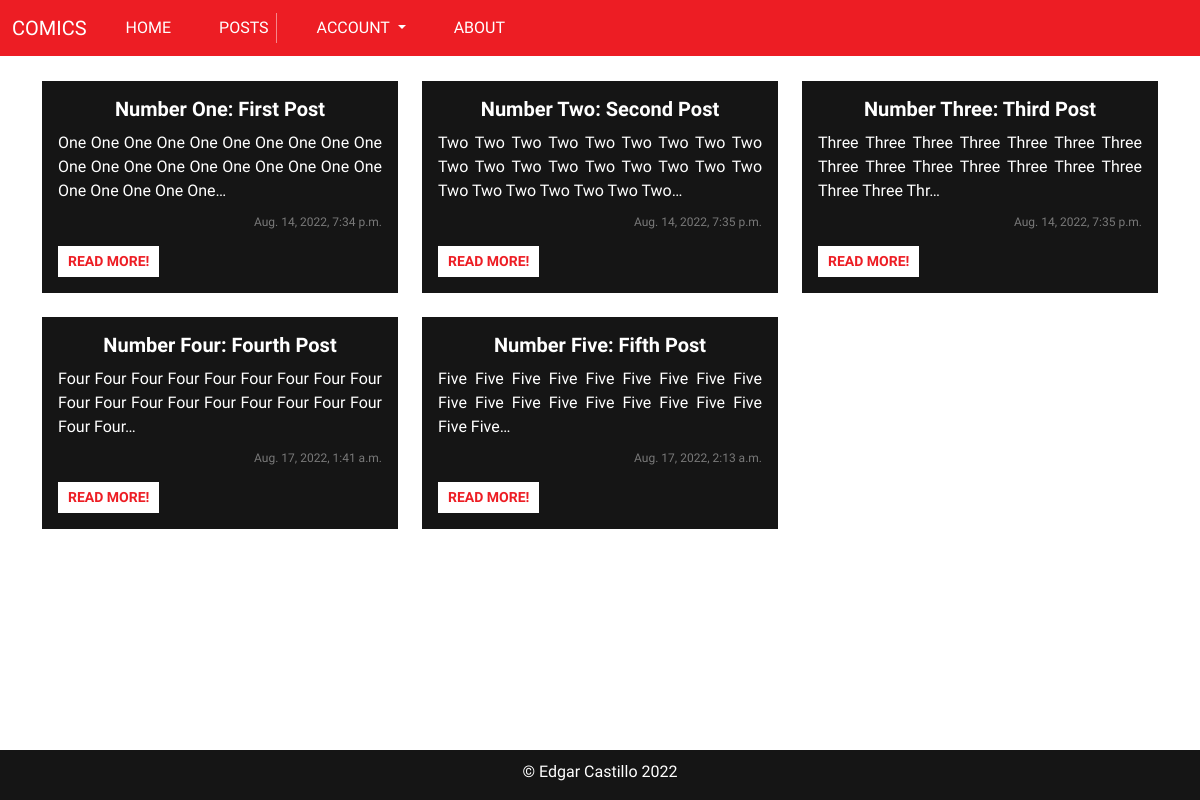
/posts/, run on the app's committed database.
### posts/models.py (models this page shows, shortened)
class Post(models.Model):
    title = models.CharField(max_length=256)
    subtitle = models.CharField(max_length=256)
    body = models.TextField()
    created_on = models.DateTimeField(auto_now_add=True)
    author = models.ForeignKey(
        get_user_model(),
        on_delete=models.CASCADE
    )

### posts/views.py (the view)
# urls.py: path('', views.PostListView.as_view(), name="post_list"),
class PostListView(ListView):
    template_name = "posts/list.html"
    model = Post

### templates/posts/list.html (shortened to what this page needs)
{% extends 'base.html' %}
{% block content %}
    <div class="container post-list">
        <div class="row row-cols-1 row-cols-md-3 g-4">
            {% for post in post_list %}
                <div class="col">
                <div class="card">
                    <div class="card-body">
                        <h5 class="card-title post-title">{{ post.title }}: {{ post.subtitle }}</h5>
                        <p class="card-text post-content">{{ post.body|truncatechars:100 }}</p>
                        <p class="card-text post-date text-end">{{ post.created_on }}</p>
                        <a href="{% url 'post_detail' post.id %}" class="card-text">Read more!</a>
                    </div>
                </div>
                </div>
            {% endfor %}
        </div>
    </div>
{% endblock content %}

### static/css/base.css (style rules this page uses)
body { font-family: "Roboto Condensed", sans-serif; margin: 0; padding: 0; display: flex; flex-direction: column; min-height: 100vh; }
p { margin: 0; padding: 0; }
:root { --red: #ed1d24; --black: #151515; }
.container { margin-top: 25px; margin-bottom: 25px; }
.card { border-radius: 0; border: none; background-color: var(--black); color: white; }
.post-list .post-title { font-weight: bold; text-align: center; }
.post-list .post-content { margin-top: 10px; text-align: justify; }
.post-list .post-date { margin-top: 10px; font-size: 12px; color: #797979; margin-bottom: 15px; }
.post-list a { display: inline-block; font-size: 14px; text-transform: uppercase; text-decoration: none; color: var(--red); background-color: white; padding: 5px 10px; font-weight: bold; }

### data on the page
Post: title "Number One", subtitle "First Post", body "One One One One One One One One One One One One One One One One One One One One One One One One One…", created_on "Aug. 14, 2022, 7:34 p.m."
Post: title "Number Two", subtitle "Second Post", body "Two Two Two Two Two Two Two Two Two Two Two Two Two Two Two Two Two Two Two Two Two Two Two Two Two…", created_on "Aug. 14, 2022, 7:35 p.m."
Post: title "Number Three", subtitle "Third Post", body "Three Three Three Three Three Three Three Three Three Three Three Three Three Three Three Three Thr…", created_on "Aug. 14, 2022, 7:35 p.m."
Post: title "Number Four", subtitle "Fourth Post", body "Four Four Four Four Four Four Four Four Four Four Four Four Four Four Four Four Four Four Four Four…", created_on "Aug. 17, 2022, 1:41 a.m."
Post: title "Number Five", subtitle "Fifth Post", body "Five Five Five Five Five Five Five Five Five Five Five Five Five Five Five Five Five Five Five Five…", created_on "Aug. 17, 2022, 2:13 a.m."
